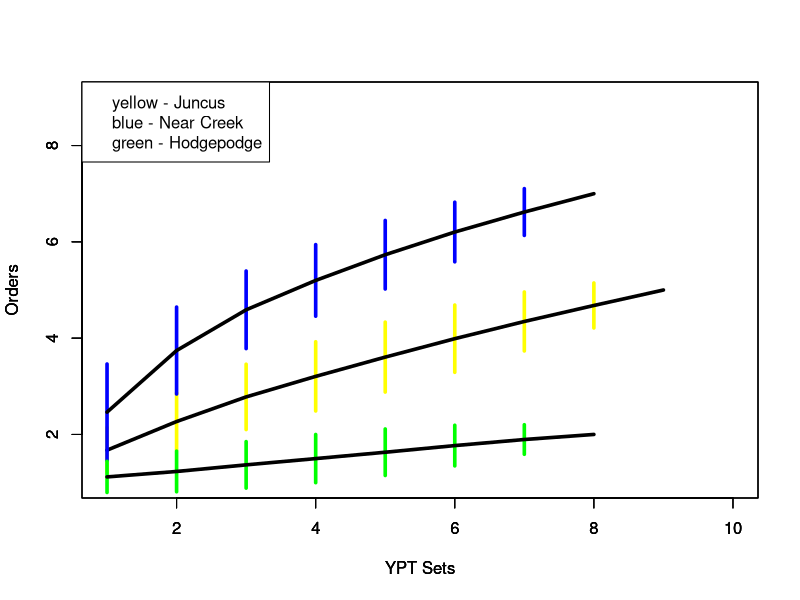
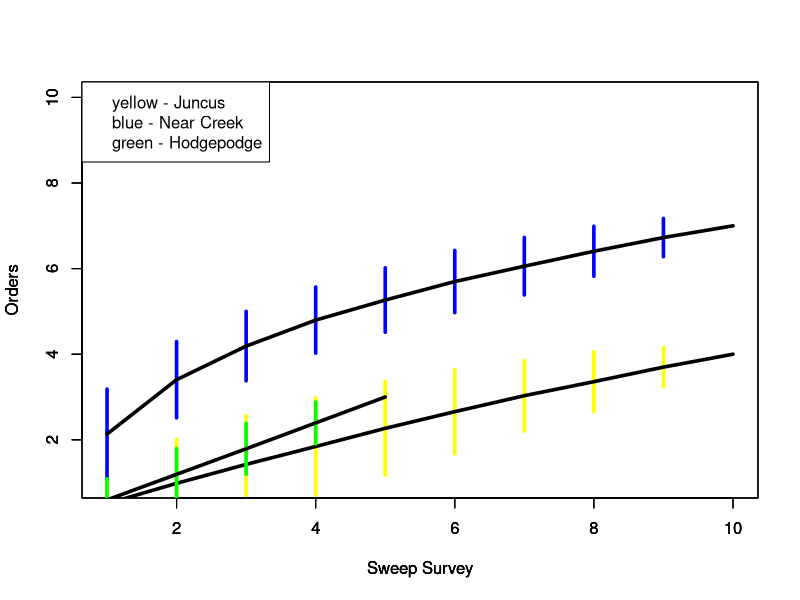
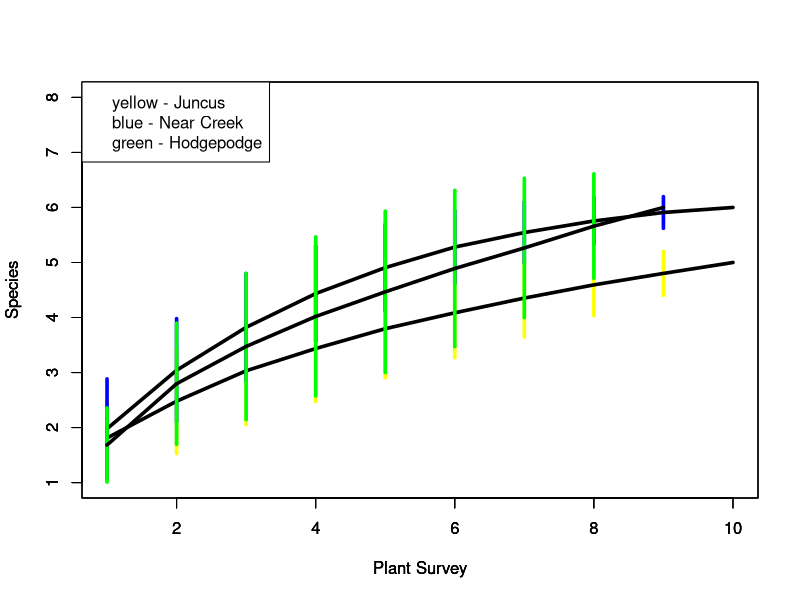
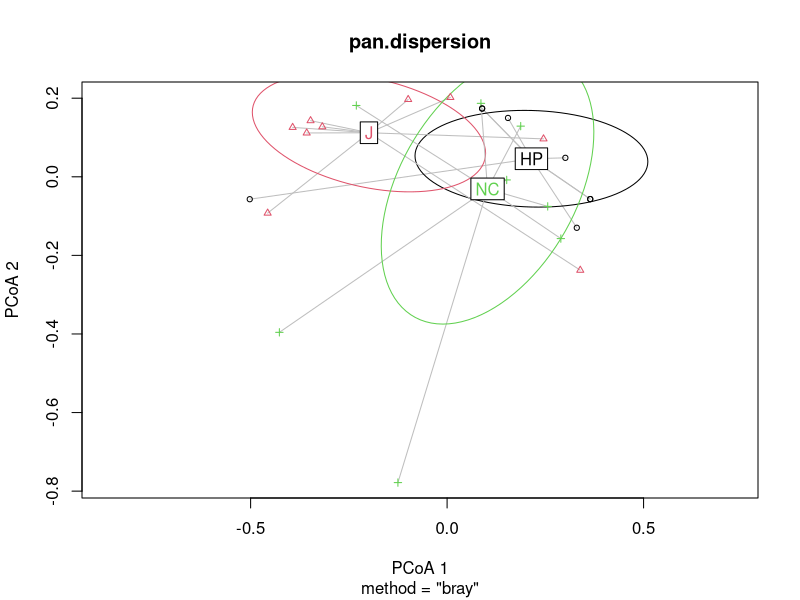
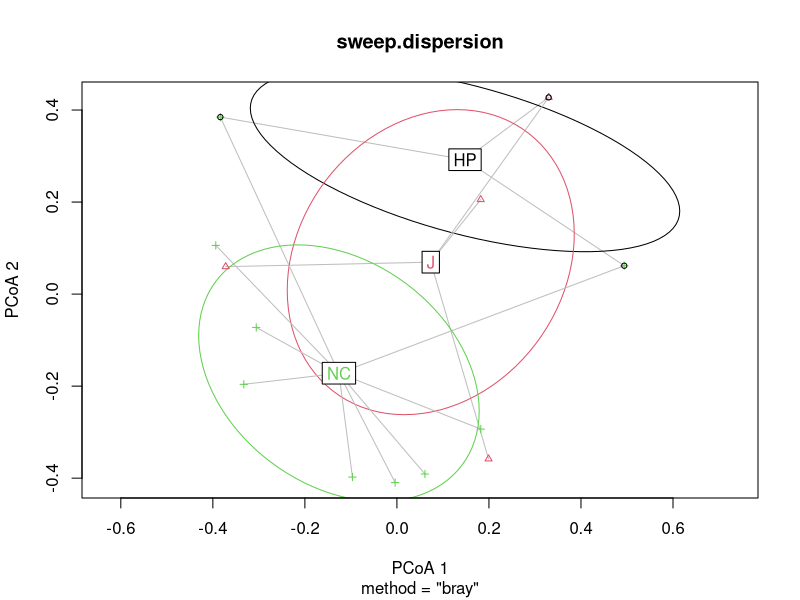
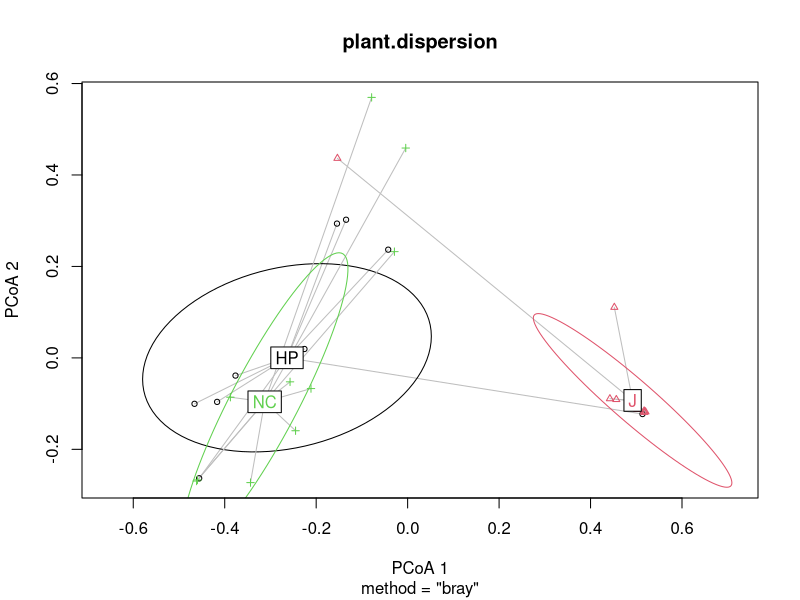

R code for these plots, in order: (Note: this script raises an error after producing the figures.)
## ---- chunk 1
knitr::opts_chunk$set(echo = TRUE)
## ---- chunk 2
library(vegan)
library(ggplot2)
library(tidyr)
library(plyr)
library(mgcv)
library(randomForest)
require(caTools)
library(reshape2)

#source('C:/Users/jeffr/Documents/School/MATH 6315/traditionalForwardBackward_lm.R')
#source('C:/Users/jeffr/Documents/School/MATH 6315/diagPlots.R')
#source('C:/Users/jeffr/Documents/School/MATH 6315/augPairs.R')

df1 <- read.csv("pan_fix.csv")
  
df2 <- read.csv("sweep_fix.csv")
  
df3 <- read.csv("vegetationdata_updatedtest.csv")

panmarsh <- df1[df1$Strata == "J",]

panNC <- df1[df1$Strata == "NC",]

panHP <- df1[df1$Strata == "HP",]

sweepjuncus <- df2[df2$Strata == "J",]

sweepNC <- df2[df2$Strata == "NC",]

sweepHP <- df2[df2$Strata == "HP",]

plantmarsh <- df3[df3$Strata == "J",]

plantNC <- df3[df3$Strata == "NC",]

plantHP <- df3[df3$Strata == "HP",]


## ---- chunk 3

juncuspmat <- as.matrix(panmarsh[,5:13])

NCpmat <- as.matrix(panNC[,5:13])

HPpmat <- as.matrix(panHP[,5:13])

juncussmat <- as.matrix(sweepjuncus[,5:12])

NCsmat <- as.matrix(sweepNC[,5:12])

HPsmat <- as.matrix(sweepHP[,5:12])

juncusplmat <- as.matrix(plantmarsh[,4:12])

NCplmat <- as.matrix(plantNC[,4:12])

HPplmat <- as.matrix(plantHP[,4:12])

## ---- chunk 4

juncusprar<- specaccum(juncuspmat, method = "random", permutations = 999, conditioned = TRUE, gamma = "jack1")
NCprar<- specaccum(NCpmat, method = "random", permutations = 999, conditioned = TRUE, gamma = "jack1")
HPprar<- specaccum(HPpmat, method = "random", permutations = 999, conditioned = TRUE, gamma = "jack1")

plot(juncusprar, add = FALSE, ci = 1, ci.type = c("bar", "line", "polygon"), 
     col = par("fg"), ci.col = "yellow", ci.lty = 1, lwd= 3.5, xlim = c(1,10),
     ylim = c(1,9), xlab = "YPT Sets", ylab = "Orders")
par(new = TRUE)
plot(NCprar, add = FALSE, ci = 1, ci.type = c("bar", "line", "polygon"), 
     col = par("fg"), ci.col = "blue", ci.lty = 1, lwd= 3.5, xlim = c(1,10), 
     ylim = c(1,9), xlab = "YPT Sets", ylab = "Orders")
par(new = TRUE)
plot(HPprar, add = FALSE, ci = 1, ci.type = c("bar", "line", "polygon"), 
     col = par("fg"), ci.col = "green", ci.lty = 1, lwd= 3.5, xlim = c(1,10), 
     ylim = c(1,9), xlab = "YPT Sets", ylab = "Orders")
legend("topleft", legend = c("yellow - Juncus", "blue - Near Creek", "green - Hodgepodge"))

juncusrar<- specaccum(juncussmat, method = "random", permutations = 999, conditioned = TRUE, gamma = "jack1")
NCsrar<- specaccum(NCsmat, method = "random", permutations = 999, conditioned = TRUE, gamma = "jack1")
HPsrar<- specaccum(HPsmat, method = "random", permutations = 999, conditioned = TRUE, gamma = "jack1")

plot(juncusrar, add = FALSE, ci = 1, ci.type = c("bar", "line", "polygon"), 
     col = par("fg"), ci.col = "yellow", ci.lty = 1, lwd= 3.5, xlim = c(1,10),
     ylim = c(1,10), xlab = "Sweep Survey", ylab = "Orders")
par(new = TRUE)
plot(NCsrar, add = FALSE, ci = 1, ci.type = c("bar", "line", "polygon"), 
     col = par("fg"), ci.col = "blue", ci.lty = 1, lwd= 3.5, xlim = c(1,10), 
     ylim = c(1,10), xlab = "Sweep Survey", ylab = "Orders")
par(new = TRUE)
plot(HPsrar, add = FALSE, ci = 1, ci.type = c("bar", "line", "polygon"), 
     col = par("fg"), ci.col = "green", ci.lty = 1, lwd= 3.5, xlim = c(1,10), 
     ylim = c(1,10), xlab = "Sweep Survey", ylab = "Orders")
legend("topleft", legend = c("yellow - Juncus", "blue - Near Creek", "green - Hodgepodge"))

juncusplrar<- specaccum(juncusplmat, method = "random", permutations = 999, conditioned = TRUE, gamma = "jack1")
NCplrar<- specaccum(NCplmat, method = "random", permutations = 999, conditioned = TRUE, gamma = "jack1")
HPplrar<- specaccum(HPplmat, method = "random", permutations = 999, conditioned = TRUE, gamma = "jack1")

plot(juncusplrar, add = FALSE, ci = 1, ci.type = c("bar", "line", "polygon"), 
     col = par("fg"), ci.col = "yellow", ci.lty = 1, lwd= 3.5, xlim = c(1,10),
     ylim = c(1,8), xlab = "Plant Survey", ylab = "Species")
par(new = TRUE)
plot(NCplrar, add = FALSE, ci = 1, ci.type = c("bar", "line", "polygon"), 
     col = par("fg"), ci.col = "blue", ci.lty = 1, lwd= 3.5, xlim = c(1,10), 
     ylim = c(1,8), xlab = "Plant Survey", ylab = "Species")
par(new = TRUE)
plot(HPplrar, add = FALSE, ci = 1, ci.type = c("bar", "line", "polygon"), 
     col = par("fg"), ci.col = "green", ci.lty = 1, lwd= 3.5, xlim = c(1,10), 
     ylim = c(1,8), xlab = "Plant Survey", ylab = "Species")
legend("topleft", legend = c("yellow - Juncus", "blue - Near Creek", "green - Hodgepodge"))
## ---- chunk 5

df1<-na.omit(df1)

pan<-as.matrix(df1[,5:13])
panMETA<-df1[,c(1:4)]
##habitat.sqrt<-sqrt(habitat) #square root transform
pan.dist<-vegdist(pan, method='bray', na.rm = TRUE) #Bray-curtis dissimilarity matrix

df2<-na.omit(df2)

sweep<-as.matrix(df2[,5:12])
##habitat.sqrt<-sqrt(habitat) #square root transform
sweep.dist<-vegdist(sweep, method='bray', na.rm = TRUE) #Bray-curtis dissimilarity matrix

df3<-na.omit(df3)
## check/fix!!

plant<-as.matrix(df3[,4:12])
plantMETA<-df3[,c(1:3)]
##habitat.sqrt<-sqrt(habitat) #square root transform
plant.dist<-vegdist(plant, method='bray', na.rm = TRUE) #Bray-curtis dissimilarity matrix
## ---- chunk 6

pan.dispersion <- betadisper(pan.dist, group=df1$Strata)
permutest(pan.dispersion)
plot(pan.dispersion, hull=FALSE, ellipse=TRUE)

sweep.dispersion <- betadisper(sweep.dist, group=df2$Strata)
permutest(sweep.dispersion)
plot(sweep.dispersion, hull=FALSE, ellipse=TRUE)

plant.dispersion <- betadisper(plant.dist, group=df3$Strata)
permutest(plant.dispersion)
plot(plant.dispersion, hull=FALSE, ellipse=TRUE)
## ---- chunk 7
panPERM<-adonis2(pan.dist~Strata, data=df1, permutations = 999, method = "bray", strata="PLOT")
panPERM

simper_pan<-simper(pan, panMETA$Strata, permutations = 999)
summary(simper_pan, ordered=TRUE, digits=max(3))

sweepPERM<-adonis2(sweep.dist~Strata, data=df2, permutations = 999, method = "bray", strata="PLOT")
sweepPERM

plantPERM<-adonis2(plant.dist~site, data=df3, permutations = 999, method = "bray", strata="PLOT")
plantPERM

simper_plant<-simper(plant, plantMETA$site, permutations = 999)
summary(simper_plant, ordered=TRUE, digits=max(3))

## ---- chunk 8
# skip this part?
df3<-na.omit(df3)

habitat<-as.matrix(df3[,16:42])
habitat.sqrt<-sqrt(habitat) #square root transform
habitat.dist<-vegdist(habitat.sqrt, method='bray', na.rm = TRUE) #Bray-curtis dissimilarity matrix

habitatPERM<-adonis2(habitat.dist~habitat, data=df2, permutations = 999, method = "bray", strata="PLOT")
habitatPERM

habitatMETA<-df3[,c(1:15)]

simper_habitat<-simper(habitat, habitatMETA$habitat, permutations = 999)
summary(simper_habitat, ordered=TRUE, digits=max(3))

## ---- chunk 9
pan2007 <- df1 %>% filter(Site == "2007")

pan2013 <- df1 %>% filter(Site == "2013")

pan2015 <- df1 %>% filter(Site == "2015")

mat2007 <- as.matrix(pan2007[,5:13])

mat2013 <- as.matrix(pan2013[,5:13])

mat2015 <- as.matrix(pan2015[,5:13])

sw.div2007 = mean(diversity(mat2007, index = "shannon"))
sd(diversity(mat2007, index = "shannon"))

sw.div2013 = mean(diversity(mat2013, index = "shannon"))
sd(diversity(mat2013, index = "shannon"))

sw.div2015 = mean(diversity(mat2015, index = "shannon"))
sd(diversity(mat2015, index = "shannon"))
## ---- chunk 10
